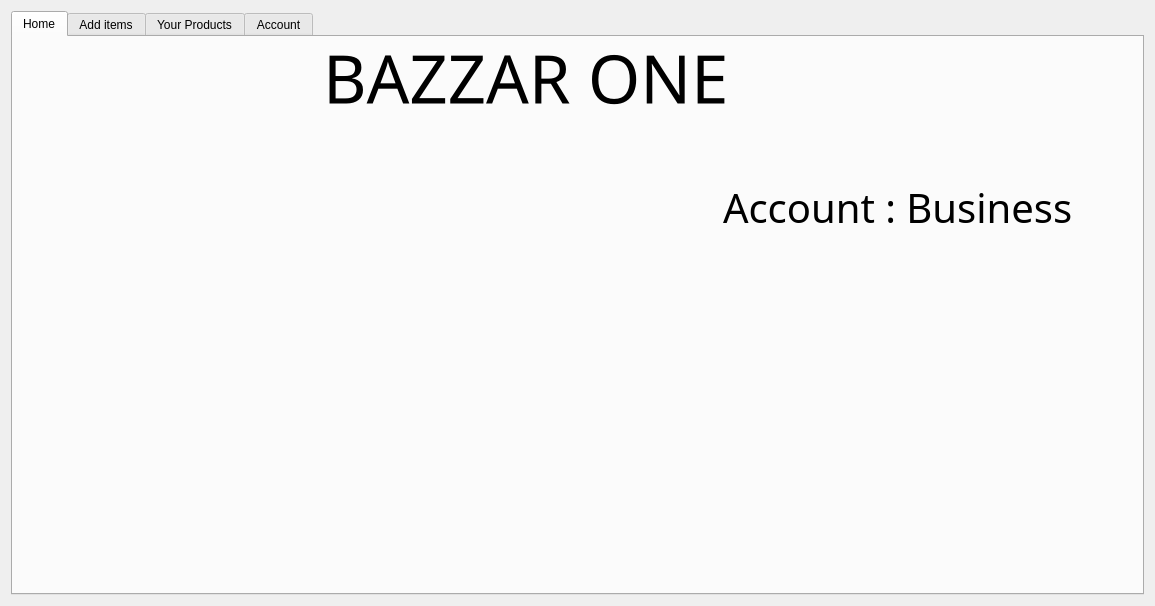
<?xml version="1.0" encoding="UTF-8"?>
<ui version="4.0">
 <class>Business_Account</class>
 <widget class="QDialog" name="Business_Account">
  <property name="geometry">
   <rect>
    <x>0</x>
    <y>0</y>
    <width>1155</width>
    <height>606</height>
   </rect>
  </property>
  <property name="windowTitle">
   <string>BazzarOne</string>
  </property>
  <layout class="QVBoxLayout" name="verticalLayout">
   <item>
    <widget class="QTabWidget" name="tabWidget">
     <property name="styleSheet">
      <string notr="true">background-image: url(:/new/prefix1/Background/window.jpeg);</string>
     </property>
     <property name="currentIndex">
      <number>0</number>
     </property>
     <widget class="QWidget" name="tab_Home_5">
      <attribute name="icon">
       <iconset resource="background.qrc">
        <normaloff>:/new/prefix1/Background/Home.png</normaloff>:/new/prefix1/Background/Home.png</iconset>
      </attribute>
      <attribute name="title">
       <string>Home</string>
      </attribute>
      <widget class="QLabel" name="label_8">
       <property name="geometry">
        <rect>
         <x>310</x>
         <y>-20</y>
         <width>761</width>
         <height>121</height>
        </rect>
       </property>
       <property name="font">
        <font>
         <family>Ebrima</family>
         <pointsize>50</pointsize>
         <weight>50</weight>
         <bold>false</bold>
         <strikeout>false</strikeout>
        </font>
       </property>
       <property name="text">
        <string>BAZZAR ONE</string>
       </property>
      </widget>
      <widget class="QLabel" name="label_pic_2">
       <property name="geometry">
        <rect>
         <x>10</x>
         <y>120</y>
         <width>711</width>
         <height>361</height>
        </rect>
       </property>
       <property name="text">
        <string/>
       </property>
      </widget>
      <widget class="QLabel" name="label_9">
       <property name="geometry">
        <rect>
         <x>710</x>
         <y>110</y>
         <width>361</width>
         <height>121</height>
        </rect>
       </property>
       <property name="font">
        <font>
         <family>Ebrima</family>
         <pointsize>30</pointsize>
         <weight>50</weight>
         <bold>false</bold>
         <strikeout>false</strikeout>
        </font>
       </property>
       <property name="text">
        <string>Account : Business</string>
       </property>
      </widget>
     </widget>
     <widget class="QWidget" name="tab_add_5">
      <attribute name="icon">
       <iconset resource="background.qrc">
        <normaloff>:/new/prefix1/Background/additems.png</normaloff>:/new/prefix1/Background/additems.png</iconset>
      </attribute>
      <attribute name="title">
       <string>Add items</string>
      </attribute>
      <widget class="QGroupBox" name="groupBox_6">
       <property name="geometry">
        <rect>
         <x>0</x>
         <y>10</y>
         <width>321</width>
         <height>541</height>
        </rect>
       </property>
       <property name="font">
        <font>
         <family>Ebrima</family>
         <pointsize>12</pointsize>
         <weight>75</weight>
         <bold>true</bold>
        </font>
       </property>
       <property name="title">
        <string>Categories</string>
       </property>
       <layout class="QVBoxLayout" name="verticalLayout_8">
        <item>
         <widget class="QRadioButton" name="rB_automobile_5">
          <property name="font">
           <font>
            <family>Ebrima</family>
            <pointsize>12</pointsize>
            <weight>75</weight>
            <bold>true</bold>
           </font>
          </property>
          <property name="text">
           <string>AUTOMOBILE</string>
          </property>
         </widget>
        </item>
        <item>
         <widget class="QRadioButton" name="rB_baby_5">
          <property name="font">
           <font>
            <family>Ebrima</family>
            <pointsize>12</pointsize>
            <weight>75</weight>
            <bold>true</bold>
           </font>
          </property>
          <property name="text">
           <string>BABY</string>
          </property>
         </widget>
        </item>
        <item>
         <widget class="QRadioButton" name="rB_Beauty_5">
          <property name="font">
           <font>
            <family>Ebrima</family>
            <pointsize>12</pointsize>
            <weight>75</weight>
            <bold>true</bold>
           </font>
          </property>
          <property name="text">
           <string>BEAUTY AND PERSNOL CARE</string>
          </property>
         </widget>
        </item>
        <item>
         <widget class="QRadioButton" name="rB_books_5">
          <property name="font">
           <font>
            <family>Ebrima</family>
            <pointsize>12</pointsize>
            <weight>75</weight>
            <bold>true</bold>
           </font>
          </property>
          <property name="text">
           <string>BOOKS</string>
          </property>
         </widget>
        </item>
        <item>
         <widget class="QRadioButton" name="rB_computors_5">
          <property name="font">
           <font>
            <family>Ebrima</family>
            <pointsize>12</pointsize>
            <weight>75</weight>
            <bold>true</bold>
           </font>
          </property>
          <property name="text">
           <string>COMPUTORS</string>
          </property>
         </widget>
        </item>
        <item>
         <widget class="QRadioButton" name="rB_electronics_5">
          <property name="font">
           <font>
            <family>Ebrima</family>
            <pointsize>12</pointsize>
            <weight>75</weight>
            <bold>true</bold>
           </font>
          </property>
          <property name="text">
           <string>ELECTRONICS</string>
          </property>
         </widget>
        </item>
        <item>
         <widget class="QRadioButton" name="rB_health_5">
          <property name="font">
           <font>
            <family>Ebrima</family>
            <pointsize>12</pointsize>
            <weight>75</weight>
            <bold>true</bold>
           </font>
          </property>
          <property name="text">
           <string>HEALTH AND HOULDHOLD</string>
          </property>
         </widget>
        </item>
        <item>
         <widget class="QRadioButton" name="rB_homekitchen_5">
          <property name="font">
           <font>
            <family>Ebrima</family>
            <pointsize>12</pointsize>
            <weight>75</weight>
            <bold>true</bold>
           </font>
          </property>
          <property name="text">
           <string>HOME AND KITCHEN</string>
          </property>
         </widget>
        </item>
        <item>
         <widget class="QRadioButton" name="rB_indus_scientific_5">
          <property name="font">
           <font>
            <family>Ebrima</family>
            <pointsize>12</pointsize>
            <weight>75</weight>
            <bold>true</bold>
           </font>
          </property>
          <property name="text">
           <string>INDUSTRIAL AND SCIENTIFIC</string>
          </property>
         </widget>
        </item>
        <item>
         <widget class="QRadioButton" name="rB_gaming_5">
          <property name="font">
           <font>
            <family>Ebrima</family>
            <pointsize>12</pointsize>
            <weight>75</weight>
            <bold>true</bold>
           </font>
          </property>
          <property name="text">
           <string>GAMING</string>
          </property>
         </widget>
        </item>
        <item>
         <widget class="QRadioButton" name="rB_watches_5">
          <property name="font">
           <font>
            <family>Ebrima</family>
            <pointsize>12</pointsize>
            <weight>75</weight>
            <bold>true</bold>
           </font>
          </property>
          <property name="text">
           <string>WATCHES</string>
          </property>
         </widget>
        </item>
        <item>
         <widget class="QRadioButton" name="rB_software_5">
          <property name="font">
           <font>
            <family>Ebrima</family>
            <pointsize>12</pointsize>
            <weight>75</weight>
            <bold>true</bold>
           </font>
          </property>
          <property name="text">
           <string>SOFTWARE</string>
          </property>
         </widget>
        </item>
        <item>
         <widget class="QRadioButton" name="rB_sports_5">
          <property name="font">
           <font>
            <family>Ebrima</family>
            <pointsize>12</pointsize>
            <weight>75</weight>
            <bold>true</bold>
           </font>
          </property>
          <property name="text">
           <string>SPORTS AND OUTDOORS</string>
          </property>
         </widget>
        </item>
        <item>
         <widget class="QRadioButton" name="rB_Tools_5">
          <property name="font">
           <font>
            <family>Ebrima</family>
            <pointsize>12</pointsize>
            <weight>75</weight>
            <bold>true</bold>
           </font>
          </property>
          <property name="text">
           <string>TOOLS AND HOME IMPROVMENTS</string>
          </property>
         </widget>
        </item>
        <item>
         <widget class="QRadioButton" name="rB_furniture_5">
          <property name="font">
           <font>
            <family>Ebrima</family>
            <pointsize>12</pointsize>
            <weight>75</weight>
            <bold>true</bold>
           </font>
          </property>
          <property name="text">
           <string>FURNITURE</string>
          </property>
         </widget>
        </item>
       </layout>
      </widget>
     </widget>
     <widget class="QWidget" name="tab_your_products_5">
      <attribute name="icon">
       <iconset resource="background.qrc">
        <normaloff>:/new/prefix1/Background/products.png</normaloff>:/new/prefix1/Background/products.png</iconset>
      </attribute>
      <attribute name="title">
       <string>Your Products</string>
      </attribute>
      <widget class="QLabel" name="label_2">
       <property name="geometry">
        <rect>
         <x>780</x>
         <y>20</y>
         <width>331</width>
         <height>131</height>
        </rect>
       </property>
       <property name="font">
        <font>
         <family>Ebrima</family>
         <pointsize>30</pointsize>
         <weight>75</weight>
         <bold>true</bold>
        </font>
       </property>
       <property name="text">
        <string>   BAZZAR - ONE </string>
       </property>
      </widget>
      <widget class="QWidget" name="layoutWidget">
       <property name="geometry">
        <rect>
         <x>780</x>
         <y>510</y>
         <width>341</width>
         <height>32</height>
        </rect>
       </property>
       <layout class="QHBoxLayout" name="horizontalLayout_2">
        <item>
         <widget class="QLineEdit" name="lineEdit_qantity">
          <property name="styleSheet">
           <string notr="true">background-image: url(:/new/prefix1/Background/white.jpg);</string>
          </property>
         </widget>
        </item>
        <item>
         <widget class="QPushButton" name="pushButton_quantity">
          <property name="font">
           <font>
            <family>Ebrima</family>
            <pointsize>12</pointsize>
            <weight>75</weight>
            <bold>true</bold>
           </font>
          </property>
          <property name="styleSheet">
           <string notr="true">background-image: url(:/new/prefix1/Background/warning.jpeg);
</string>
          </property>
          <property name="text">
           <string>update</string>
          </property>
         </widget>
        </item>
       </layout>
      </widget>
      <widget class="QWidget" name="layoutWidget">
       <property name="geometry">
        <rect>
         <x>11</x>
         <y>11</y>
         <width>761</width>
         <height>531</height>
        </rect>
       </property>
       <layout class="QVBoxLayout" name="verticalLayout_2">
        <item>
         <widget class="QTableView" name="tableView_products"/>
        </item>
        <item>
         <layout class="QHBoxLayout" name="horizontalLayout">
          <item>
           <widget class="QPushButton" name="pushButton_delete">
            <property name="font">
             <font>
              <family>Ebrima</family>
              <pointsize>12</pointsize>
              <weight>75</weight>
              <bold>true</bold>
             </font>
            </property>
            <property name="styleSheet">
             <string notr="true">background-image: url(:/new/prefix1/Background/warning.jpeg);
</string>
            </property>
            <property name="text">
             <string>Delete Item</string>
            </property>
           </widget>
          </item>
          <item>
           <widget class="QPushButton" name="pushButton_edit">
            <property name="font">
             <font>
              <family>Ebrima</family>
              <pointsize>12</pointsize>
              <weight>75</weight>
              <bold>true</bold>
             </font>
            </property>
            <property name="styleSheet">
             <string notr="true">background-image: url(:/new/prefix1/Background/warning.jpeg);
</string>
            </property>
            <property name="text">
             <string>EDIT</string>
            </property>
           </widget>
          </item>
         </layout>
        </item>
       </layout>
      </widget>
     </widget>
     <widget class="QWidget" name="tab_Account_5">
      <attribute name="icon">
       <iconset resource="background.qrc">
        <normaloff>:/new/prefix1/Background/account.png</normaloff>:/new/prefix1/Background/account.png</iconset>
      </attribute>
      <attribute name="title">
       <string>Account</string>
      </attribute>
      <widget class="QLabel" name="label_6">
       <property name="geometry">
        <rect>
         <x>265</x>
         <y>10</y>
         <width>631</width>
         <height>20</height>
        </rect>
       </property>
       <property name="font">
        <font>
         <family>Ebrima</family>
         <pointsize>12</pointsize>
         <weight>75</weight>
         <bold>true</bold>
        </font>
       </property>
       <property name="text">
        <string>Select Any One of These to Set Accounts, view your Orders or View Your Account Info</string>
       </property>
      </widget>
      <widget class="QPushButton" name="pushButton_update">
       <property name="geometry">
        <rect>
         <x>155</x>
         <y>522</y>
         <width>151</width>
         <height>31</height>
        </rect>
       </property>
       <property name="font">
        <font>
         <family>Ebrima</family>
         <pointsize>12</pointsize>
         <weight>75</weight>
         <bold>true</bold>
        </font>
       </property>
       <property name="styleSheet">
        <string notr="true">background-image: url(:/new/prefix1/Background/warning.jpeg);
</string>
       </property>
       <property name="text">
        <string>Update Changes</string>
       </property>
      </widget>
      <widget class="QWidget" name="layoutWidget_10">
       <property name="geometry">
        <rect>
         <x>157</x>
         <y>150</y>
         <width>881</width>
         <height>341</height>
        </rect>
       </property>
       <property name="font">
        <font>
         <family>Ebrima</family>
         <pointsize>12</pointsize>
         <weight>75</weight>
         <bold>true</bold>
        </font>
       </property>
       <layout class="QVBoxLayout" name="verticalLayout_5">
        <item>
         <layout class="QHBoxLayout" name="horizontalLayout_11">
          <item>
           <widget class="QLabel" name="label_edit1">
            <property name="font">
             <font>
              <family>Ebrima</family>
              <pointsize>12</pointsize>
              <weight>75</weight>
              <bold>true</bold>
             </font>
            </property>
            <property name="text">
             <string/>
            </property>
           </widget>
          </item>
          <item>
           <widget class="QLineEdit" name="lineEdit_edit1">
            <property name="font">
             <font>
              <family>Ebrima</family>
              <pointsize>12</pointsize>
              <weight>75</weight>
              <bold>true</bold>
             </font>
            </property>
            <property name="styleSheet">
             <string notr="true">background-image: url(:/new/prefix1/Background/white.jpg);</string>
            </property>
           </widget>
          </item>
         </layout>
        </item>
        <item>
         <widget class="QLabel" name="label_editerror1">
          <property name="font">
           <font>
            <family>Ebrima</family>
            <pointsize>12</pointsize>
            <weight>75</weight>
            <bold>true</bold>
           </font>
          </property>
          <property name="text">
           <string/>
          </property>
         </widget>
        </item>
        <item>
         <layout class="QHBoxLayout" name="horizontalLayout_12">
          <item>
           <widget class="QLabel" name="label_edit2">
            <property name="font">
             <font>
              <family>Ebrima</family>
              <pointsize>12</pointsize>
              <weight>75</weight>
              <bold>true</bold>
             </font>
            </property>
            <property name="text">
             <string/>
            </property>
           </widget>
          </item>
          <item>
           <widget class="QLineEdit" name="lineEdit_edit2">
            <property name="font">
             <font>
              <family>Ebrima</family>
              <pointsize>12</pointsize>
              <weight>75</weight>
              <bold>true</bold>
             </font>
            </property>
            <property name="styleSheet">
             <string notr="true">background-image: url(:/new/prefix1/Background/white.jpg);</string>
            </property>
           </widget>
          </item>
         </layout>
        </item>
        <item>
         <widget class="QLabel" name="label_editerror2">
          <property name="font">
           <font>
            <family>Ebrima</family>
            <pointsize>12</pointsize>
            <weight>75</weight>
            <bold>true</bold>
           </font>
          </property>
          <property name="text">
           <string/>
          </property>
         </widget>
        </item>
        <item>
         <layout class="QHBoxLayout" name="horizontalLayout_13">
          <item>
           <widget class="QLabel" name="label_edit3">
            <property name="font">
             <font>
              <family>Ebrima</family>
              <pointsize>12</pointsize>
              <weight>75</weight>
              <bold>true</bold>
             </font>
            </property>
            <property name="text">
             <string/>
            </property>
           </widget>
          </item>
          <item>
           <widget class="QLineEdit" name="lineEdit_edit3">
            <property name="font">
             <font>
              <family>Ebrima</family>
              <pointsize>12</pointsize>
              <weight>75</weight>
              <bold>true</bold>
             </font>
            </property>
            <property name="styleSheet">
             <string notr="true">background-image: url(:/new/prefix1/Background/white.jpg);</string>
            </property>
           </widget>
          </item>
         </layout>
        </item>
        <item>
         <widget class="QLabel" name="label_editerror3">
          <property name="font">
           <font>
            <family>Ebrima</family>
            <pointsize>12</pointsize>
            <weight>75</weight>
            <bold>true</bold>
           </font>
          </property>
          <property name="text">
           <string/>
          </property>
         </widget>
        </item>
       </layout>
      </widget>
      <widget class="QPushButton" name="pushButton_Logout">
       <property name="geometry">
        <rect>
         <x>965</x>
         <y>510</y>
         <width>171</width>
         <height>51</height>
        </rect>
       </property>
       <property name="font">
        <font>
         <family>Ebrima</family>
         <pointsize>12</pointsize>
         <weight>75</weight>
         <bold>true</bold>
        </font>
       </property>
       <property name="styleSheet">
        <string notr="true">background-image: url(:/new/prefix1/Background/warning.jpeg);
</string>
       </property>
       <property name="text">
        <string>LOGOUT</string>
       </property>
      </widget>
      <widget class="QLabel" name="label_7">
       <property name="geometry">
        <rect>
         <x>295</x>
         <y>90</y>
         <width>551</width>
         <height>21</height>
        </rect>
       </property>
       <property name="font">
        <font>
         <family>Ebrima</family>
         <pointsize>12</pointsize>
         <weight>75</weight>
         <bold>true</bold>
        </font>
       </property>
       <property name="text">
        <string/>
       </property>
      </widget>
      <widget class="QWidget" name="layoutWidget_11">
       <property name="geometry">
        <rect>
         <x>65</x>
         <y>30</y>
         <width>1071</width>
         <height>51</height>
        </rect>
       </property>
       <property name="font">
        <font>
         <family>Ebrima</family>
         <pointsize>12</pointsize>
         <weight>75</weight>
         <bold>true</bold>
        </font>
       </property>
       <layout class="QHBoxLayout" name="horizontalLayout_14">
        <item>
         <widget class="QRadioButton" name="radioButton_accounts">
          <property name="font">
           <font>
            <family>Ebrima</family>
            <pointsize>12</pointsize>
            <weight>75</weight>
            <bold>true</bold>
           </font>
          </property>
          <property name="text">
           <string>Accounts and Security</string>
          </property>
         </widget>
        </item>
        <item>
         <widget class="QRadioButton" name="radioButton_orders">
          <property name="font">
           <font>
            <family>Ebrima</family>
            <pointsize>12</pointsize>
            <weight>75</weight>
            <bold>true</bold>
           </font>
          </property>
          <property name="text">
           <string>Orders</string>
          </property>
         </widget>
        </item>
        <item>
         <widget class="QRadioButton" name="radioButton_Accoun_info">
          <property name="font">
           <font>
            <family>Ebrima</family>
            <pointsize>12</pointsize>
            <weight>75</weight>
            <bold>true</bold>
           </font>
          </property>
          <property name="text">
           <string>Account Info</string>
          </property>
         </widget>
        </item>
       </layout>
      </widget>
      <widget class="QWidget" name="layoutWidget_12">
       <property name="geometry">
        <rect>
         <x>5</x>
         <y>110</y>
         <width>112</width>
         <height>441</height>
        </rect>
       </property>
       <property name="font">
        <font>
         <family>Ebrima</family>
         <pointsize>12</pointsize>
         <weight>75</weight>
         <bold>true</bold>
        </font>
       </property>
       <layout class="QVBoxLayout" name="verticalLayout_6">
        <item>
         <widget class="QRadioButton" name="radioButton_fullname">
          <property name="font">
           <font>
            <family>Ebrima</family>
            <pointsize>12</pointsize>
            <weight>75</weight>
            <bold>true</bold>
           </font>
          </property>
          <property name="text">
           <string>Full Name</string>
          </property>
         </widget>
        </item>
        <item>
         <widget class="QRadioButton" name="radioButton_user">
          <property name="font">
           <font>
            <family>Ebrima</family>
            <pointsize>12</pointsize>
            <weight>75</weight>
            <bold>true</bold>
           </font>
          </property>
          <property name="text">
           <string>Username</string>
          </property>
         </widget>
        </item>
        <item>
         <widget class="QRadioButton" name="radioButton_pass">
          <property name="font">
           <font>
            <family>Ebrima</family>
            <pointsize>12</pointsize>
            <weight>75</weight>
            <bold>true</bold>
           </font>
          </property>
          <property name="text">
           <string>Password</string>
          </property>
         </widget>
        </item>
        <item>
         <widget class="QRadioButton" name="radioButton_email">
          <property name="font">
           <font>
            <family>Ebrima</family>
            <pointsize>12</pointsize>
            <weight>75</weight>
            <bold>true</bold>
           </font>
          </property>
          <property name="text">
           <string>email</string>
          </property>
         </widget>
        </item>
        <item>
         <widget class="QRadioButton" name="radioButton_businessphone_phone">
          <property name="font">
           <font>
            <family>Ebrima</family>
            <pointsize>12</pointsize>
            <weight>75</weight>
            <bold>true</bold>
           </font>
          </property>
          <property name="text">
           <string/>
          </property>
         </widget>
        </item>
        <item>
         <widget class="QRadioButton" name="radioButton_address1_companyname">
          <property name="font">
           <font>
            <family>Ebrima</family>
            <pointsize>12</pointsize>
            <weight>75</weight>
            <bold>true</bold>
           </font>
          </property>
          <property name="text">
           <string/>
          </property>
         </widget>
        </item>
        <item>
         <widget class="QRadioButton" name="radioButton_address2_warehouse">
          <property name="font">
           <font>
            <family>Ebrima</family>
            <pointsize>12</pointsize>
            <weight>75</weight>
            <bold>true</bold>
           </font>
          </property>
          <property name="text">
           <string/>
          </property>
         </widget>
        </item>
       </layout>
      </widget>
      <widget class="QTableView" name="tableView_orders">
       <property name="geometry">
        <rect>
         <x>0</x>
         <y>120</y>
         <width>1131</width>
         <height>381</height>
        </rect>
       </property>
       <property name="font">
        <font>
         <family>Ebrima</family>
         <pointsize>12</pointsize>
         <weight>75</weight>
         <bold>true</bold>
        </font>
       </property>
       <property name="styleSheet">
        <string notr="true">background-image: url(:/new/prefix1/Background/white.jpg);</string>
       </property>
      </widget>
      <zorder>tableView_orders</zorder>
      <zorder>label_6</zorder>
      <zorder>pushButton_update</zorder>
      <zorder>layoutWidget_10</zorder>
      <zorder>pushButton_Logout</zorder>
      <zorder>label_7</zorder>
      <zorder>layoutWidget_11</zorder>
      <zorder>layoutWidget_12</zorder>
     </widget>
    </widget>
   </item>
  </layout>
 </widget>
 <resources>
  <include location="background.qrc"/>
 </resources>
 <connections/>
</ui>
